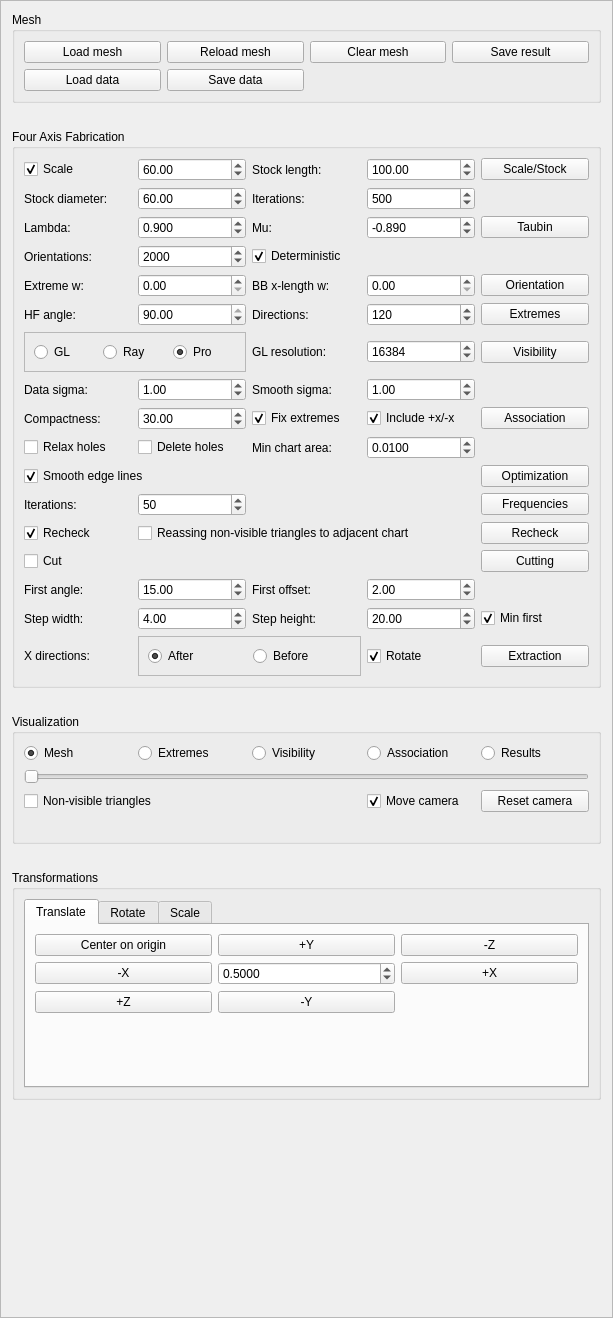
<?xml version="1.0" encoding="UTF-8"?>
<ui version="4.0">
 <class>FAFManager</class>
 <widget class="QFrame" name="FAFManager">
  <property name="geometry">
   <rect>
    <x>0</x>
    <y>0</y>
    <width>613</width>
    <height>1318</height>
   </rect>
  </property>
  <property name="maximumSize">
   <size>
    <width>16777215</width>
    <height>16777215</height>
   </size>
  </property>
  <property name="windowTitle">
   <string>Frame</string>
  </property>
  <property name="frameShape">
   <enum>QFrame::StyledPanel</enum>
  </property>
  <property name="frameShadow">
   <enum>QFrame::Raised</enum>
  </property>
  <layout class="QGridLayout" name="gridLayout">
   <item row="0" column="0">
    <widget class="QGroupBox" name="meshGroup">
     <property name="maximumSize">
      <size>
       <width>16777215</width>
       <height>16777215</height>
      </size>
     </property>
     <property name="title">
      <string>Mesh</string>
     </property>
     <layout class="QGridLayout" name="gridLayout_3">
      <item row="0" column="0">
       <widget class="QPushButton" name="loadMeshButton">
        <property name="text">
         <string>Load mesh</string>
        </property>
       </widget>
      </item>
      <item row="0" column="2">
       <widget class="QPushButton" name="reloadMeshButton">
        <property name="text">
         <string>Reload mesh</string>
        </property>
       </widget>
      </item>
      <item row="0" column="3">
       <widget class="QPushButton" name="clearMeshButton">
        <property name="text">
         <string>Clear mesh</string>
        </property>
       </widget>
      </item>
      <item row="0" column="4">
       <widget class="QPushButton" name="saveResultsButton">
        <property name="text">
         <string>Save result</string>
        </property>
       </widget>
      </item>
      <item row="1" column="2">
       <widget class="QPushButton" name="saveDataButton">
        <property name="text">
         <string>Save data</string>
        </property>
       </widget>
      </item>
      <item row="1" column="0">
       <widget class="QPushButton" name="loadDataButton">
        <property name="text">
         <string>Load data</string>
        </property>
       </widget>
      </item>
     </layout>
    </widget>
   </item>
   <item row="10" column="0">
    <spacer name="verticalSpacer">
     <property name="orientation">
      <enum>Qt::Vertical</enum>
     </property>
     <property name="sizeHint" stdset="0">
      <size>
       <width>20</width>
       <height>40</height>
      </size>
     </property>
    </spacer>
   </item>
   <item row="4" column="0">
    <widget class="QGroupBox" name="visualizationGroup">
     <property name="maximumSize">
      <size>
       <width>16777215</width>
       <height>16777215</height>
      </size>
     </property>
     <property name="title">
      <string>Visualization</string>
     </property>
     <layout class="QGridLayout" name="gridLayout_8">
      <item row="0" column="0">
       <widget class="QRadioButton" name="meshRadio">
        <property name="text">
         <string>Mesh</string>
        </property>
        <property name="checked">
         <bool>true</bool>
        </property>
       </widget>
      </item>
      <item row="3" column="4">
       <widget class="QPushButton" name="resetCameraButton">
        <property name="text">
         <string>Reset camera</string>
        </property>
       </widget>
      </item>
      <item row="0" column="1">
       <widget class="QRadioButton" name="extremesRadio">
        <property name="text">
         <string>Extremes</string>
        </property>
       </widget>
      </item>
      <item row="2" column="0" colspan="5">
       <widget class="QSlider" name="visualizationSlider">
        <property name="maximum">
         <number>0</number>
        </property>
        <property name="orientation">
         <enum>Qt::Horizontal</enum>
        </property>
       </widget>
      </item>
      <item row="3" column="3">
       <widget class="QCheckBox" name="moveCameraCheckBox">
        <property name="text">
         <string>Move camera</string>
        </property>
        <property name="checked">
         <bool>true</bool>
        </property>
       </widget>
      </item>
      <item row="0" column="2">
       <widget class="QRadioButton" name="visibilityRadio">
        <property name="text">
         <string>Visibility</string>
        </property>
       </widget>
      </item>
      <item row="3" column="0" colspan="2">
       <widget class="QCheckBox" name="showNonVisibleCheck">
        <property name="text">
         <string>Non-visible triangles</string>
        </property>
       </widget>
      </item>
      <item row="0" column="4">
       <widget class="QRadioButton" name="resultsRadio">
        <property name="text">
         <string>Results</string>
        </property>
       </widget>
      </item>
      <item row="0" column="3">
       <widget class="QRadioButton" name="associationRadio">
        <property name="text">
         <string>Association</string>
        </property>
       </widget>
      </item>
      <item row="5" column="0" colspan="5">
       <widget class="QLabel" name="descriptionLabel">
        <property name="text">
         <string/>
        </property>
       </widget>
      </item>
     </layout>
    </widget>
   </item>
   <item row="1" column="0">
    <spacer name="horizontalSpacer">
     <property name="orientation">
      <enum>Qt::Horizontal</enum>
     </property>
     <property name="sizeHint" stdset="0">
      <size>
       <width>40</width>
       <height>20</height>
      </size>
     </property>
    </spacer>
   </item>
   <item row="6" column="0">
    <spacer name="horizontalSpacer_3">
     <property name="orientation">
      <enum>Qt::Horizontal</enum>
     </property>
     <property name="sizeHint" stdset="0">
      <size>
       <width>40</width>
       <height>20</height>
      </size>
     </property>
    </spacer>
   </item>
   <item row="3" column="0">
    <spacer name="horizontalSpacer_2">
     <property name="orientation">
      <enum>Qt::Horizontal</enum>
     </property>
     <property name="sizeHint" stdset="0">
      <size>
       <width>40</width>
       <height>20</height>
      </size>
     </property>
    </spacer>
   </item>
   <item row="7" column="0">
    <widget class="QGroupBox" name="transformationGroup">
     <property name="maximumSize">
      <size>
       <width>16777215</width>
       <height>16777215</height>
      </size>
     </property>
     <property name="title">
      <string>Transformations</string>
     </property>
     <layout class="QGridLayout" name="gridLayout_7">
      <item row="0" column="0">
       <widget class="QTabWidget" name="transformationTab">
        <property name="sizePolicy">
         <sizepolicy hsizetype="Expanding" vsizetype="Minimum">
          <horstretch>0</horstretch>
          <verstretch>0</verstretch>
         </sizepolicy>
        </property>
        <property name="currentIndex">
         <number>0</number>
        </property>
        <widget class="QWidget" name="translateTab">
         <attribute name="title">
          <string>Translate</string>
         </attribute>
         <layout class="QGridLayout" name="gridLayout_2">
          <item row="1" column="2">
           <widget class="QPushButton" name="plusXButton">
            <property name="text">
             <string>+X</string>
            </property>
           </widget>
          </item>
          <item row="2" column="0">
           <widget class="QPushButton" name="plusZButton">
            <property name="text">
             <string>+Z</string>
            </property>
           </widget>
          </item>
          <item row="0" column="1">
           <widget class="QPushButton" name="plusYButton">
            <property name="text">
             <string>+Y</string>
            </property>
           </widget>
          </item>
          <item row="1" column="0">
           <widget class="QPushButton" name="minusXButton">
            <property name="text">
             <string>-X</string>
            </property>
           </widget>
          </item>
          <item row="1" column="1">
           <widget class="QDoubleSpinBox" name="stepSpinBox">
            <property name="decimals">
             <number>4</number>
            </property>
            <property name="maximum">
             <double>200.000000000000000</double>
            </property>
            <property name="singleStep">
             <double>0.500000000000000</double>
            </property>
            <property name="value">
             <double>0.500000000000000</double>
            </property>
           </widget>
          </item>
          <item row="0" column="2">
           <widget class="QPushButton" name="minusZButton">
            <property name="text">
             <string>-Z</string>
            </property>
           </widget>
          </item>
          <item row="2" column="1">
           <widget class="QPushButton" name="minusYButton">
            <property name="text">
             <string>-Y</string>
            </property>
           </widget>
          </item>
          <item row="0" column="0">
           <widget class="QPushButton" name="centerOnOriginButton">
            <property name="text">
             <string>Center on origin</string>
            </property>
           </widget>
          </item>
          <item row="3" column="1">
           <spacer name="verticalSpacer_2">
            <property name="orientation">
             <enum>Qt::Vertical</enum>
            </property>
            <property name="sizeHint" stdset="0">
             <size>
              <width>20</width>
              <height>40</height>
             </size>
            </property>
           </spacer>
          </item>
         </layout>
        </widget>
        <widget class="QWidget" name="rotateTab">
         <attribute name="title">
          <string>Rotate</string>
         </attribute>
         <layout class="QGridLayout" name="gridLayout_5">
          <item row="2" column="2">
           <widget class="QDoubleSpinBox" name="angleSpinBox">
            <property name="minimum">
             <double>-360.000000000000000</double>
            </property>
            <property name="maximum">
             <double>360.000000000000000</double>
            </property>
            <property name="value">
             <double>90.000000000000000</double>
            </property>
           </widget>
          </item>
          <item row="4" column="1">
           <widget class="QDoubleSpinBox" name="axisZSpinBox">
            <property name="decimals">
             <number>5</number>
            </property>
            <property name="minimum">
             <double>-1.000000000000000</double>
            </property>
            <property name="maximum">
             <double>1.000000000000000</double>
            </property>
            <property name="singleStep">
             <double>1.000000000000000</double>
            </property>
           </widget>
          </item>
          <item row="2" column="0">
           <widget class="QLabel" name="axisXLabel">
            <property name="text">
             <string>X</string>
            </property>
           </widget>
          </item>
          <item row="4" column="2">
           <widget class="QPushButton" name="rotateButton">
            <property name="text">
             <string>Rotate</string>
            </property>
           </widget>
          </item>
          <item row="4" column="0">
           <widget class="QLabel" name="axisZLabel">
            <property name="text">
             <string>Z</string>
            </property>
           </widget>
          </item>
          <item row="3" column="0">
           <widget class="QLabel" name="axisYLabel">
            <property name="text">
             <string>Y</string>
            </property>
           </widget>
          </item>
          <item row="0" column="0" colspan="2">
           <widget class="QLabel" name="axisLabel">
            <property name="text">
             <string>Axis:</string>
            </property>
           </widget>
          </item>
          <item row="3" column="1">
           <widget class="QDoubleSpinBox" name="axisYSpinBox">
            <property name="decimals">
             <number>5</number>
            </property>
            <property name="minimum">
             <double>-1.000000000000000</double>
            </property>
            <property name="maximum">
             <double>1.000000000000000</double>
            </property>
            <property name="singleStep">
             <double>1.000000000000000</double>
            </property>
           </widget>
          </item>
          <item row="2" column="1">
           <widget class="QDoubleSpinBox" name="axisXSpinBox">
            <property name="decimals">
             <number>5</number>
            </property>
            <property name="minimum">
             <double>-1.000000000000000</double>
            </property>
            <property name="maximum">
             <double>1.000000000000000</double>
            </property>
            <property name="singleStep">
             <double>1.000000000000000</double>
            </property>
            <property name="value">
             <double>1.000000000000000</double>
            </property>
           </widget>
          </item>
          <item row="5" column="1">
           <spacer name="verticalSpacer_3">
            <property name="orientation">
             <enum>Qt::Vertical</enum>
            </property>
            <property name="sizeHint" stdset="0">
             <size>
              <width>20</width>
              <height>40</height>
             </size>
            </property>
           </spacer>
          </item>
          <item row="0" column="2">
           <widget class="QLabel" name="angleLabel">
            <property name="text">
             <string>Angle (Grad)</string>
            </property>
           </widget>
          </item>
         </layout>
        </widget>
        <widget class="QWidget" name="scaleTab">
         <attribute name="title">
          <string>Scale</string>
         </attribute>
         <layout class="QGridLayout" name="gridLayout_6">
          <item row="0" column="2">
           <widget class="QLabel" name="scaleZLabel">
            <property name="text">
             <string>z:</string>
            </property>
           </widget>
          </item>
          <item row="1" column="0">
           <widget class="QDoubleSpinBox" name="scaleXSpinBox">
            <property name="decimals">
             <number>6</number>
            </property>
            <property name="maximum">
             <double>100000.000000000000000</double>
            </property>
            <property name="value">
             <double>1.000000000000000</double>
            </property>
           </widget>
          </item>
          <item row="1" column="1">
           <widget class="QDoubleSpinBox" name="scaleYSpinBox">
            <property name="decimals">
             <number>6</number>
            </property>
            <property name="maximum">
             <double>100000.000000000000000</double>
            </property>
            <property name="value">
             <double>1.000000000000000</double>
            </property>
           </widget>
          </item>
          <item row="0" column="0">
           <widget class="QLabel" name="scaleXLabel">
            <property name="text">
             <string>x:</string>
            </property>
           </widget>
          </item>
          <item row="0" column="1">
           <widget class="QLabel" name="scaleYLabel">
            <property name="text">
             <string>y:</string>
            </property>
           </widget>
          </item>
          <item row="1" column="2">
           <widget class="QDoubleSpinBox" name="scaleZSpinBox">
            <property name="decimals">
             <number>6</number>
            </property>
            <property name="maximum">
             <double>1000000.000000000000000</double>
            </property>
            <property name="value">
             <double>1.000000000000000</double>
            </property>
           </widget>
          </item>
          <item row="2" column="1">
           <widget class="QPushButton" name="inverseScaleButton">
            <property name="text">
             <string>Inverse Scale</string>
            </property>
           </widget>
          </item>
          <item row="2" column="2">
           <widget class="QPushButton" name="scaleButton">
            <property name="text">
             <string>Scale</string>
            </property>
           </widget>
          </item>
          <item row="3" column="1">
           <spacer name="verticalSpacer_4">
            <property name="orientation">
             <enum>Qt::Vertical</enum>
            </property>
            <property name="sizeHint" stdset="0">
             <size>
              <width>20</width>
              <height>40</height>
             </size>
            </property>
           </spacer>
          </item>
         </layout>
        </widget>
       </widget>
      </item>
     </layout>
    </widget>
   </item>
   <item row="2" column="0">
    <widget class="QGroupBox" name="fourAxisFabricationGroup">
     <property name="maximumSize">
      <size>
       <width>16777215</width>
       <height>16777215</height>
      </size>
     </property>
     <property name="title">
      <string>Four Axis Fabrication</string>
     </property>
     <layout class="QGridLayout" name="gridLayout_4">
      <item row="33" column="2">
       <widget class="QDoubleSpinBox" name="extractResultsFirstLayerAngleSpinBox">
        <property name="maximum">
         <double>90.000000000000000</double>
        </property>
        <property name="value">
         <double>15.000000000000000</double>
        </property>
       </widget>
      </item>
      <item row="7" column="3">
       <widget class="QCheckBox" name="optimalOrientationDeterministicCheckBox">
        <property name="layoutDirection">
         <enum>Qt::LeftToRight</enum>
        </property>
        <property name="text">
         <string>Deterministic</string>
        </property>
        <property name="checked">
         <bool>true</bool>
        </property>
       </widget>
      </item>
      <item row="18" column="5">
       <widget class="QPushButton" name="getAssociationButton">
        <property name="text">
         <string>Association</string>
        </property>
       </widget>
      </item>
      <item row="7" column="2">
       <widget class="QSpinBox" name="optimalOrientationOrientationsSpinBox">
        <property name="minimum">
         <number>4</number>
        </property>
        <property name="maximum">
         <number>50000</number>
        </property>
        <property name="value">
         <number>2000</number>
        </property>
       </widget>
      </item>
      <item row="10" column="5">
       <widget class="QPushButton" name="selectExtremesButton">
        <property name="text">
         <string>Extremes</string>
        </property>
       </widget>
      </item>
      <item row="21" column="3">
       <widget class="QLabel" name="optimizationMinChartAreaLabel">
        <property name="text">
         <string>Min chart area:</string>
        </property>
       </widget>
      </item>
      <item row="33" column="3">
       <widget class="QLabel" name="extractResultsFirstLayerOffsetLabel">
        <property name="text">
         <string>First offset:</string>
        </property>
       </widget>
      </item>
      <item row="8" column="3">
       <widget class="QLabel" name="optimalOrientationBBWeightLabel">
        <property name="text">
         <string>BB x-length w:</string>
        </property>
       </widget>
      </item>
      <item row="26" column="5">
       <widget class="QPushButton" name="cutComponentsButton">
        <property name="text">
         <string>Cutting</string>
        </property>
       </widget>
      </item>
      <item row="8" column="1">
       <widget class="QLabel" name="optimalOrientationExtremeWeightLabel">
        <property name="text">
         <string>Extreme w:</string>
        </property>
       </widget>
      </item>
      <item row="18" column="2">
       <widget class="QDoubleSpinBox" name="getAssociationCompactnessSpinBox">
        <property name="maximum">
         <double>1000.000000000000000</double>
        </property>
        <property name="value">
         <double>30.000000000000000</double>
        </property>
       </widget>
      </item>
      <item row="23" column="5">
       <widget class="QPushButton" name="optimizationButton">
        <property name="text">
         <string>Optimization</string>
        </property>
       </widget>
      </item>
      <item row="12" column="1" colspan="2">
       <widget class="QFrame" name="checkVisibilityMethodFrame">
        <property name="frameShape">
         <enum>QFrame::StyledPanel</enum>
        </property>
        <property name="frameShadow">
         <enum>QFrame::Raised</enum>
        </property>
        <layout class="QHBoxLayout" name="horizontalLayout">
         <item>
          <widget class="QRadioButton" name="checkVisibilityGLRadio">
           <property name="text">
            <string>GL</string>
           </property>
           <property name="checked">
            <bool>false</bool>
           </property>
          </widget>
         </item>
         <item>
          <widget class="QRadioButton" name="checkVisibilityRayRadio">
           <property name="text">
            <string>Ray</string>
           </property>
          </widget>
         </item>
         <item>
          <widget class="QRadioButton" name="checkVisibilityProjectionRadio">
           <property name="text">
            <string>Pro</string>
           </property>
           <property name="checked">
            <bool>true</bool>
           </property>
          </widget>
         </item>
        </layout>
       </widget>
      </item>
      <item row="25" column="5">
       <widget class="QPushButton" name="recheckVisibilityButton">
        <property name="text">
         <string>Recheck</string>
        </property>
       </widget>
      </item>
      <item row="12" column="4">
       <widget class="QSpinBox" name="checkVisibilityResolutionSpinBox">
        <property name="minimum">
         <number>1024</number>
        </property>
        <property name="maximum">
         <number>65536</number>
        </property>
        <property name="singleStep">
         <number>2048</number>
        </property>
        <property name="value">
         <number>16384</number>
        </property>
       </widget>
      </item>
      <item row="10" column="3">
       <widget class="QLabel" name="checkVisibilityDirectionsLabel">
        <property name="text">
         <string>Directions:</string>
        </property>
       </widget>
      </item>
      <item row="36" column="1">
       <widget class="QLabel" name="extractResultsXDirectionsOrderLabel">
        <property name="text">
         <string>X directions:</string>
        </property>
       </widget>
      </item>
      <item row="33" column="4">
       <widget class="QDoubleSpinBox" name="extractResultsFirstLayerOffsetSpinBox">
        <property name="value">
         <double>2.000000000000000</double>
        </property>
       </widget>
      </item>
      <item row="12" column="5">
       <widget class="QPushButton" name="checkVisibilityButton">
        <property name="text">
         <string>Visibility</string>
        </property>
       </widget>
      </item>
      <item row="6" column="1">
       <widget class="QLabel" name="smoothingLambdaLabel">
        <property name="text">
         <string>Lambda:</string>
        </property>
       </widget>
      </item>
      <item row="6" column="4">
       <widget class="QDoubleSpinBox" name="smoothingMuSpinBox">
        <property name="decimals">
         <number>3</number>
        </property>
        <property name="minimum">
         <double>-1.000000000000000</double>
        </property>
        <property name="maximum">
         <double>0.000000000000000</double>
        </property>
        <property name="singleStep">
         <double>0.010000000000000</double>
        </property>
        <property name="value">
         <double>-0.890000000000000</double>
        </property>
       </widget>
      </item>
      <item row="34" column="4">
       <widget class="QDoubleSpinBox" name="extractResultsSecondLayerStepHeightSpinBox">
        <property name="maximum">
         <double>10000.000000000000000</double>
        </property>
        <property name="value">
         <double>20.000000000000000</double>
        </property>
       </widget>
      </item>
      <item row="8" column="2">
       <widget class="QDoubleSpinBox" name="optimalOrientationExtremeWeightSpinBox">
        <property name="maximum">
         <double>1.000000000000000</double>
        </property>
        <property name="singleStep">
         <double>0.100000000000000</double>
        </property>
        <property name="value">
         <double>0.000000000000000</double>
        </property>
       </widget>
      </item>
      <item row="36" column="4">
       <widget class="QCheckBox" name="extractResultsRotateCheckBox">
        <property name="text">
         <string>Rotate</string>
        </property>
        <property name="checked">
         <bool>true</bool>
        </property>
       </widget>
      </item>
      <item row="36" column="5">
       <widget class="QPushButton" name="extractResultsButton">
        <property name="text">
         <string>Extraction</string>
        </property>
       </widget>
      </item>
      <item row="24" column="5">
       <widget class="QPushButton" name="restoreFrequenciesButton">
        <property name="text">
         <string>Frequencies</string>
        </property>
       </widget>
      </item>
      <item row="36" column="2" colspan="2">
       <widget class="QFrame" name="extractResultsXDirectionsOrderFrame">
        <property name="frameShape">
         <enum>QFrame::StyledPanel</enum>
        </property>
        <property name="frameShadow">
         <enum>QFrame::Raised</enum>
        </property>
        <layout class="QHBoxLayout" name="horizontalLayout_2">
         <item>
          <widget class="QRadioButton" name="extractResultsXDirectionsAfterRadio">
           <property name="text">
            <string>After</string>
           </property>
           <property name="checked">
            <bool>true</bool>
           </property>
          </widget>
         </item>
         <item>
          <widget class="QRadioButton" name="extractResultsXDirectionsBeforeRadio">
           <property name="text">
            <string>Before</string>
           </property>
          </widget>
         </item>
        </layout>
       </widget>
      </item>
      <item row="33" column="1">
       <widget class="QLabel" name="extractResultsFirstLayerAngleLabel">
        <property name="text">
         <string>First angle:</string>
        </property>
       </widget>
      </item>
      <item row="10" column="2">
       <widget class="QDoubleSpinBox" name="selectExtremesHeightfieldAngleSpinBox">
        <property name="minimum">
         <double>0.010000000000000</double>
        </property>
        <property name="maximum">
         <double>90.000000000000000</double>
        </property>
        <property name="value">
         <double>90.000000000000000</double>
        </property>
       </widget>
      </item>
      <item row="10" column="4">
       <widget class="QSpinBox" name="checkVisibilityDirectionsSpinBox">
        <property name="maximum">
         <number>360</number>
        </property>
        <property name="singleStep">
         <number>2</number>
        </property>
        <property name="value">
         <number>120</number>
        </property>
       </widget>
      </item>
      <item row="6" column="5">
       <widget class="QPushButton" name="smoothingButton">
        <property name="text">
         <string>Taubin</string>
        </property>
       </widget>
      </item>
      <item row="25" column="2" colspan="3">
       <widget class="QCheckBox" name="recheckVisibilityReassignNonVisibleCheckBox">
        <property name="text">
         <string>Reassing non-visible triangles to adjacent chart</string>
        </property>
        <property name="checked">
         <bool>false</bool>
        </property>
       </widget>
      </item>
      <item row="18" column="1">
       <widget class="QLabel" name="getAssociationCompactnessLabel">
        <property name="text">
         <string>Compactness:</string>
        </property>
       </widget>
      </item>
      <item row="34" column="2">
       <widget class="QDoubleSpinBox" name="extractResultsSecondLayerStepWidthSpinBox">
        <property name="maximum">
         <double>90.000000000000000</double>
        </property>
        <property name="value">
         <double>4.000000000000000</double>
        </property>
       </widget>
      </item>
      <item row="26" column="1">
       <widget class="QCheckBox" name="cutComponentsCheckBox">
        <property name="text">
         <string>Cut</string>
        </property>
       </widget>
      </item>
      <item row="21" column="4">
       <widget class="QDoubleSpinBox" name="optimizationMinChartAreaSpinBox">
        <property name="decimals">
         <number>4</number>
        </property>
        <property name="maximum">
         <double>0.100000000000000</double>
        </property>
        <property name="singleStep">
         <double>0.001000000000000</double>
        </property>
        <property name="value">
         <double>0.010000000000000</double>
        </property>
       </widget>
      </item>
      <item row="8" column="5">
       <widget class="QPushButton" name="optimalOrientationButton">
        <property name="text">
         <string>Orientation</string>
        </property>
       </widget>
      </item>
      <item row="12" column="3">
       <widget class="QLabel" name="checkVisibilityResolutionLabel">
        <property name="text">
         <string>GL resolution:</string>
        </property>
       </widget>
      </item>
      <item row="21" column="1">
       <widget class="QCheckBox" name="optimizationRelaxHolesCheckBox">
        <property name="text">
         <string>Relax holes</string>
        </property>
        <property name="checked">
         <bool>false</bool>
        </property>
       </widget>
      </item>
      <item row="24" column="1">
       <widget class="QLabel" name="restoreFrequenciesIterationsLabel">
        <property name="text">
         <string>Iterations:</string>
        </property>
       </widget>
      </item>
      <item row="34" column="1">
       <widget class="QLabel" name="extractResultsSecondLayerStepHeightLabel">
        <property name="text">
         <string>Step width:</string>
        </property>
       </widget>
      </item>
      <item row="23" column="1" colspan="2">
       <widget class="QCheckBox" name="optimizationSmoothEdgeLinesCheckBox">
        <property name="text">
         <string>Smooth edge lines</string>
        </property>
        <property name="checked">
         <bool>true</bool>
        </property>
       </widget>
      </item>
      <item row="18" column="3">
       <widget class="QCheckBox" name="getAssociationFixExtremesCheckBox">
        <property name="text">
         <string>Fix extremes</string>
        </property>
        <property name="checked">
         <bool>true</bool>
        </property>
       </widget>
      </item>
      <item row="16" column="4">
       <widget class="QDoubleSpinBox" name="getAssociationSmoothSigmaSpinBox">
        <property name="singleStep">
         <double>0.500000000000000</double>
        </property>
        <property name="value">
         <double>1.000000000000000</double>
        </property>
       </widget>
      </item>
      <item row="34" column="3">
       <widget class="QLabel" name="extractResultsSecondLayerStepWidthLabel">
        <property name="text">
         <string>Step height:</string>
        </property>
       </widget>
      </item>
      <item row="18" column="4">
       <widget class="QCheckBox" name="checkVisibilityXDirectionsCheckBox">
        <property name="text">
         <string>Include +x/-x</string>
        </property>
        <property name="checked">
         <bool>true</bool>
        </property>
       </widget>
      </item>
      <item row="10" column="1">
       <widget class="QLabel" name="selectExtremesHeightfieldAngleLabel">
        <property name="text">
         <string>HF angle:</string>
        </property>
       </widget>
      </item>
      <item row="6" column="2">
       <widget class="QDoubleSpinBox" name="smoothingLambdaSpinBox">
        <property name="decimals">
         <number>3</number>
        </property>
        <property name="maximum">
         <double>1.000000000000000</double>
        </property>
        <property name="singleStep">
         <double>0.010000000000000</double>
        </property>
        <property name="value">
         <double>0.900000000000000</double>
        </property>
       </widget>
      </item>
      <item row="21" column="2">
       <widget class="QCheckBox" name="optimizationLoseHolesCheckBox">
        <property name="text">
         <string>Delete holes</string>
        </property>
       </widget>
      </item>
      <item row="16" column="3">
       <widget class="QLabel" name="getAssociationSmoothSigmaLabel">
        <property name="text">
         <string>Smooth sigma:</string>
        </property>
       </widget>
      </item>
      <item row="16" column="1">
       <widget class="QLabel" name="getAssociationDataSigmaLabel">
        <property name="text">
         <string>Data sigma:</string>
        </property>
       </widget>
      </item>
      <item row="25" column="1">
       <widget class="QCheckBox" name="recheckVisibilityCheckBox">
        <property name="text">
         <string>Recheck</string>
        </property>
        <property name="checked">
         <bool>true</bool>
        </property>
       </widget>
      </item>
      <item row="6" column="3">
       <widget class="QLabel" name="smoothingMuLabel">
        <property name="text">
         <string>Mu:</string>
        </property>
       </widget>
      </item>
      <item row="16" column="2">
       <widget class="QDoubleSpinBox" name="getAssociationDataSigmaSpinBox">
        <property name="minimum">
         <double>0.050000000000000</double>
        </property>
        <property name="maximum">
         <double>100.000000000000000</double>
        </property>
        <property name="singleStep">
         <double>0.500000000000000</double>
        </property>
        <property name="value">
         <double>1.000000000000000</double>
        </property>
       </widget>
      </item>
      <item row="7" column="1">
       <widget class="QLabel" name="optimalOrientationOrientationsLabel">
        <property name="text">
         <string>Orientations:</string>
        </property>
       </widget>
      </item>
      <item row="24" column="2">
       <widget class="QSpinBox" name="restoreFrequenciesIterationsSpinBox">
        <property name="minimum">
         <number>1</number>
        </property>
        <property name="maximum">
         <number>1000</number>
        </property>
        <property name="value">
         <number>50</number>
        </property>
       </widget>
      </item>
      <item row="8" column="4">
       <widget class="QDoubleSpinBox" name="optimalOrientationBBWeightSpinBox">
        <property name="maximum">
         <double>1.000000000000000</double>
        </property>
        <property name="singleStep">
         <double>0.100000000000000</double>
        </property>
        <property name="value">
         <double>0.000000000000000</double>
        </property>
       </widget>
      </item>
      <item row="0" column="1">
       <widget class="QCheckBox" name="modelScaleCheckBox">
        <property name="text">
         <string>Scale</string>
        </property>
        <property name="checked">
         <bool>true</bool>
        </property>
       </widget>
      </item>
      <item row="0" column="2">
       <widget class="QDoubleSpinBox" name="modelLengthSpinBox">
        <property name="maximum">
         <double>10000.000000000000000</double>
        </property>
        <property name="value">
         <double>60.000000000000000</double>
        </property>
       </widget>
      </item>
      <item row="0" column="3">
       <widget class="QLabel" name="stockLengthLabel">
        <property name="text">
         <string>Stock length:</string>
        </property>
       </widget>
      </item>
      <item row="0" column="4">
       <widget class="QDoubleSpinBox" name="stockLengthSpinBox">
        <property name="maximum">
         <double>10000.000000000000000</double>
        </property>
        <property name="value">
         <double>100.000000000000000</double>
        </property>
       </widget>
      </item>
      <item row="1" column="1">
       <widget class="QLabel" name="stockDiameterLabel">
        <property name="text">
         <string>Stock diameter:</string>
        </property>
       </widget>
      </item>
      <item row="1" column="2">
       <widget class="QDoubleSpinBox" name="stockDiameterSpinBox">
        <property name="maximum">
         <double>10000.000000000000000</double>
        </property>
        <property name="value">
         <double>60.000000000000000</double>
        </property>
       </widget>
      </item>
      <item row="1" column="3">
       <widget class="QLabel" name="smoothingIterationsLabel">
        <property name="text">
         <string>Iterations:</string>
        </property>
       </widget>
      </item>
      <item row="1" column="4">
       <widget class="QSpinBox" name="smoothingIterationsSpinBox">
        <property name="maximum">
         <number>10000</number>
        </property>
        <property name="singleStep">
         <number>50</number>
        </property>
        <property name="value">
         <number>500</number>
        </property>
       </widget>
      </item>
      <item row="0" column="5">
       <widget class="QPushButton" name="scaleStockButton">
        <property name="text">
         <string>Scale/Stock</string>
        </property>
       </widget>
      </item>
      <item row="34" column="5">
       <widget class="QCheckBox" name="extractResultsMinFirstCheckBox">
        <property name="text">
         <string>Min first</string>
        </property>
        <property name="checked">
         <bool>true</bool>
        </property>
       </widget>
      </item>
     </layout>
    </widget>
   </item>
  </layout>
 </widget>
 <resources/>
 <connections/>
</ui>
